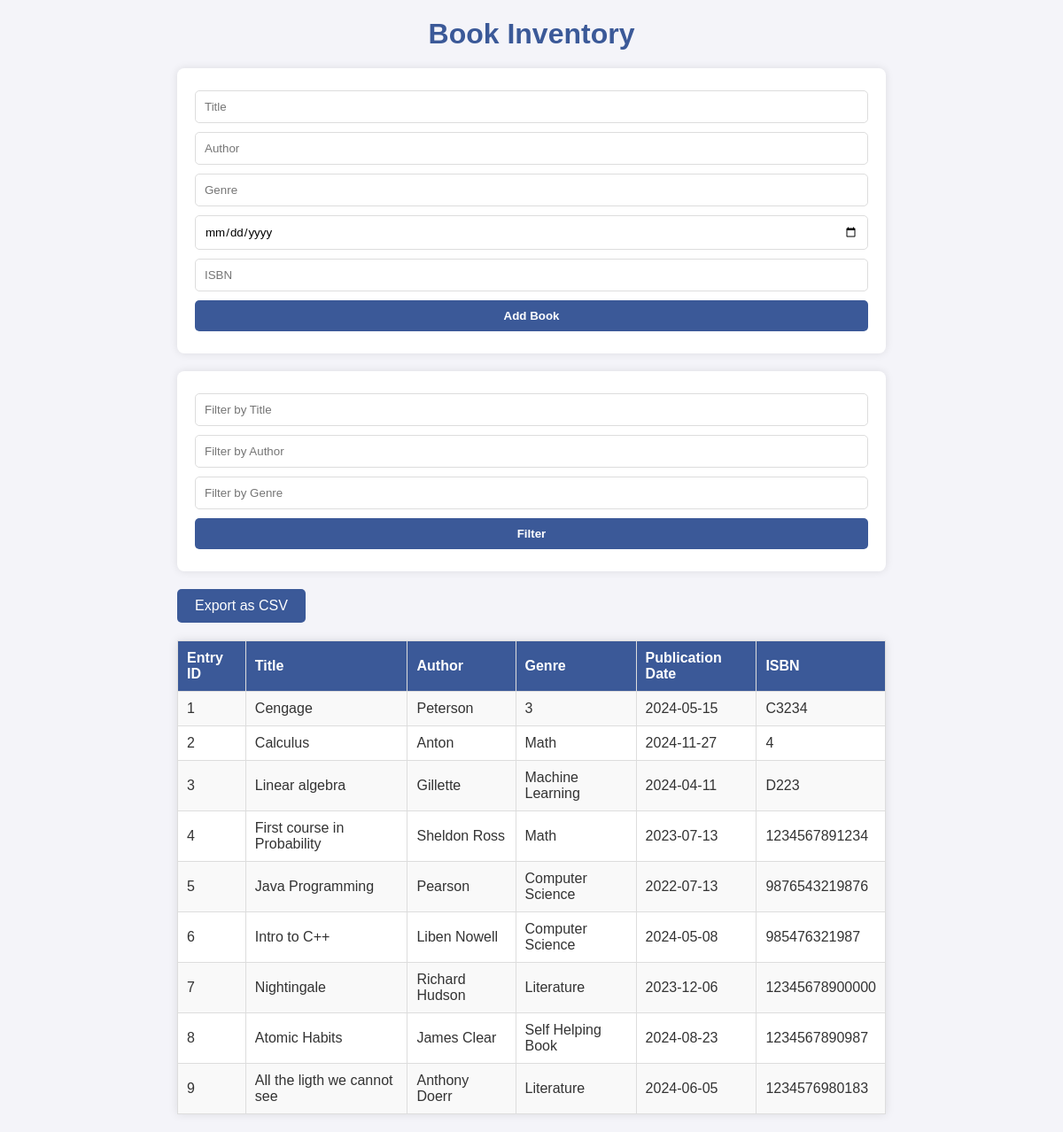
The app's page /filter with its own data.
### app.py (models this page shows)
class Inventory(db.Model):
    entry_id = db.Column(db.Integer, primary_key=True)
    title = db.Column(db.String(255), nullable=False)
    author = db.Column(db.String(255), nullable=False)
    genre = db.Column(db.String(100), nullable=False)
    publication_date = db.Column(db.String(10))  # Storing date as a string for simplicity
    isbn = db.Column(db.String(13), unique=True, nullable=False)

### app.py (the view)
@app.route('/filter', methods=['GET'])
def filter_books():
    title = request.args.get('title', '')
    author = request.args.get('author', '')
    genre = request.args.get('genre', '')
    books = Inventory.query.filter(
        Inventory.title.contains(title),
        Inventory.author.contains(author),
        Inventory.genre.contains(genre)
    ).all()
    return render_template('frontend.html', books=books)

### templates/frontend.html (shortened to what this page needs)
<!DOCTYPE html>
<html lang="en">
<head>
    <link rel="stylesheet" href="{{ url_for('static', filename='style.css') }}">
</head>
<body>
    <div class="container">
        <h1>Book Inventory</h1>
        <form action="/add" method="POST">
            <input type="text" name="title" placeholder="Title" required>
            <input type="text" name="author" placeholder="Author" required>
            <input type="text" name="genre" placeholder="Genre" required>
            <input type="date" name="publication_date">
            <input type="text" name="isbn" placeholder="ISBN" required>
            <button type="submit">Add Book</button>
        </form>
        <form action="/filter" method="GET">
            <input type="text" name="title" placeholder="Filter by Title">
            <input type="text" name="author" placeholder="Filter by Author">
            <input type="text" name="genre" placeholder="Filter by Genre">
            <button type="submit">Filter</button>
        </form>
        <a href="/export?format=csv" class="export-btn">Export as CSV</a>
        <table>
            <tr>
                <th>Entry ID</th>
                <th>Title</th>
                <th>Author</th>
                <th>Genre</th>
                <th>Publication Date</th>
                <th>ISBN</th>
            </tr>
            {% for book in books %}
            <tr>
                <td>{{ book.entry_id }}</td>
                <td>{{ book.title }}</td>
                <td>{{ book.author }}</td>
                <td>{{ book.genre }}</td>
                <td>{{ book.publication_date }}</td>
                <td>{{ book.isbn }}</td>
            </tr>
            {% endfor %}
        </table>
    </div>
</body>
</html>

### static/style.css (style rules this page uses)
* { box-sizing: border-box; margin: 0; padding: 0; font-family: Arial, sans-serif; }
body { background-color: #f4f4f9; color: #333; padding: 20px; }
.container { max-width: 800px; margin: 0 auto; }
h1 { text-align: center; margin-bottom: 20px; color: #3b5998; }
form { background: #fff; padding: 20px; border-radius: 8px; box-shadow: 0 0 10px rgba(0, 0, 0, 0.1); margin-bottom: 20px; }
form input, form button { width: 100%; padding: 10px; margin: 5px 0; border: 1px solid #ddd; border-radius: 5px; }
form button { background-color: #3b5998; color: #fff; font-weight: bold; border: none; cursor: pointer; transition: background-color 0.3s; }
table { width: 100%; border-collapse: collapse; margin-top: 20px; background-color: #fff; box-shadow: 0 0 10px rgba(0, 0, 0, 0.1); }
table th, table td { padding: 10px; border: 1px solid #ddd; text-align: left; }
table th { background-color: #3b5998; color: #fff; }
table tr:nth-child(even) { background-color: #f9f9f9; }
.export-btn { display: inline-block; padding: 10px 20px; background-color: #3b5998; color: #fff; text-decoration: none; border-radius: 5px; text-align: center; transition: background-color 0.3s; }

### records on screen
Inventory: entry_id "1", title "Cengage", author "Peterson", genre "3", publication_date "2024-05-15", isbn "C3234"
Inventory: entry_id "2", title "Calculus", author "Anton", genre "Math", publication_date "2024-11-27", isbn "4"
Inventory: entry_id "3", title "Linear algebra", author "Gillette", genre "Machine Learning", publication_date "2024-04-11", isbn "D223"
Inventory: entry_id "4", title "First course in Probability", author "Sheldon Ross", genre "Math", publication_date "2023-07-13", isbn "1234567891234"
Inventory: entry_id "5", title "Java Programming", author "Pearson", genre "Computer Science", publication_date "2022-07-13", isbn "9876543219876"
Inventory: entry_id "6", title "Intro to C++", author "Liben Nowell", genre "Computer Science", publication_date "2024-05-08", isbn "985476321987"
Inventory: entry_id "7", title "Nightingale", author "Richard Hudson", genre "Literature", publication_date "2023-12-06", isbn "12345678900000"
Inventory: entry_id "8", title "Atomic Habits", author "James Clear", genre "Self Helping Book", publication_date "2024-08-23", isbn "1234567890987"
Inventory: entry_id "9", title "All the ligth we cannot see", author "Anthony Doerr", genre "Literature", publication_date "2024-06-05", isbn "1234576980183"
